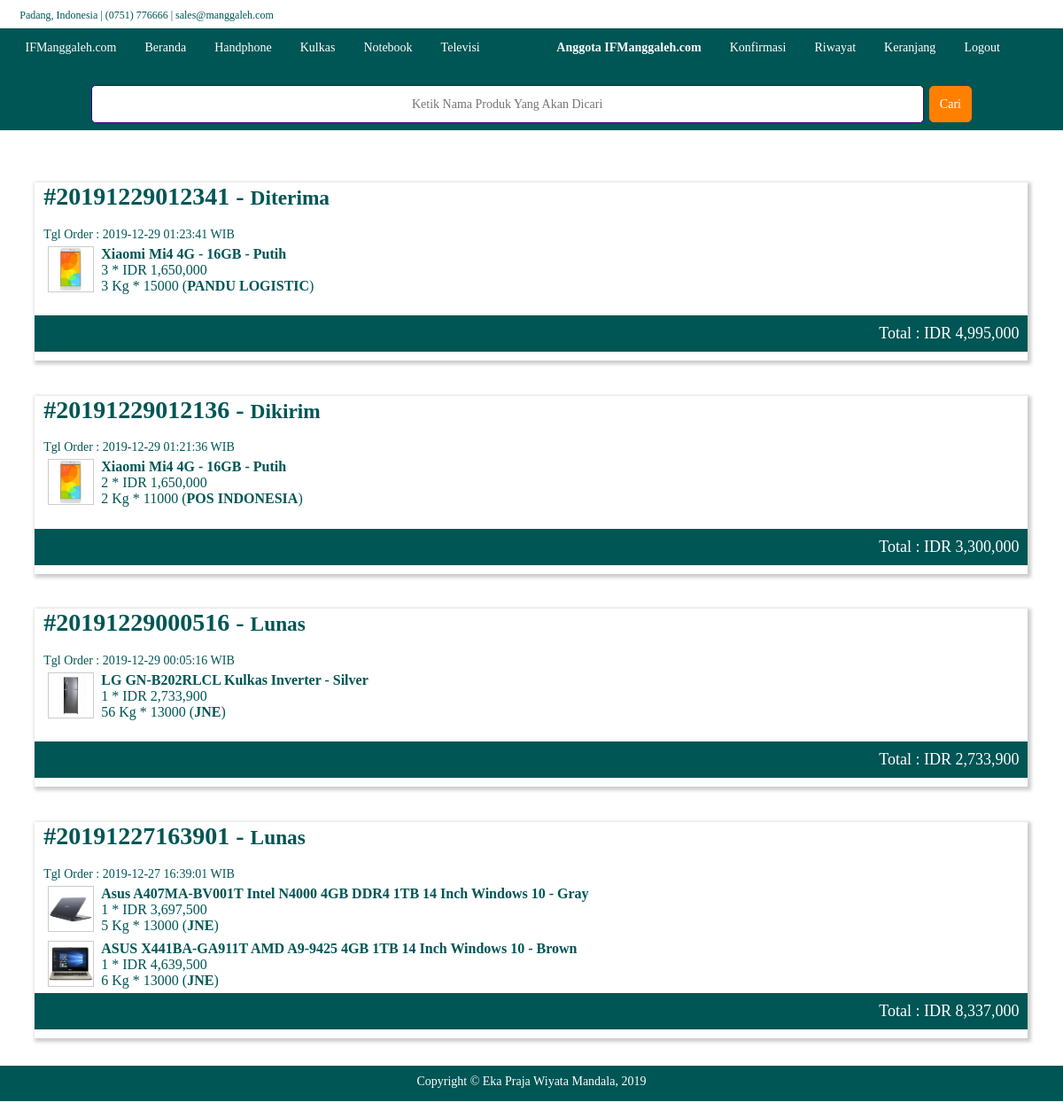
Screenshot of /?p=riwayat&idag=1 (signed in) with the database file from the repository.
### tables this page shows
CREATE TABLE IF NOT EXISTS `kategori` (
  `idkat` int(11) NOT NULL AUTO_INCREMENT,
  `idadmin` int(11) NOT NULL,
  `namakat` varchar(40) NOT NULL,
  `ketkat` text NOT NULL,
  `tglkat` datetime NOT NULL DEFAULT '0000-00-00 00:00:00',
  PRIMARY KEY (`idkat`)
);

CREATE TABLE IF NOT EXISTS `anggota` (
  `idanggota` int(11) NOT NULL AUTO_INCREMENT,
  `email` varchar(50) NOT NULL,
  `password` varchar(20) NOT NULL,
  `nama` varchar(50) NOT NULL,
  `jk` char(1) NOT NULL,
  `tgllahir` date NOT NULL DEFAULT '0000-00-00',
  `alamat` text NOT NULL,
  `nohp` varchar(15) NOT NULL,
  `foto` text NOT NULL,
  `tgldaftar` datetime NOT NULL DEFAULT '0000-00-00 00:00:00',
  PRIMARY KEY (`idanggota`)
);

CREATE TABLE IF NOT EXISTS `orders` (
  `idorder` int(11) NOT NULL AUTO_INCREMENT,
  `noorder` double NOT NULL,
  `idanggota` int(11) NOT NULL,
  `alamatkirim` text NOT NULL,
  `total` double NOT NULL,
  `tglorder` datetime NOT NULL DEFAULT '0000-00-00 00:00:00',
  `statusorder` varchar(20) NOT NULL,
  PRIMARY KEY (`idorder`)
);

CREATE TABLE IF NOT EXISTS `orderdetail` (
  `idorder` int(11) NOT NULL,
  `idproduk` int(11) NOT NULL,
  `idjasa` int(11) NOT NULL,
  `jumlahbeli` int(11) NOT NULL,
  `subtotal` double NOT NULL
);

CREATE TABLE IF NOT EXISTS `produk` (
  `idproduk` int(11) NOT NULL AUTO_INCREMENT,
  `idkat` int(11) NOT NULL,
  `idadmin` int(11) NOT NULL,
  `nama` varchar(100) NOT NULL,
  `harga` double NOT NULL,
  `stok` int(11) NOT NULL,
  `spesifikasi` text NOT NULL,
  `detail` text NOT NULL,
  `diskon` int(11) NOT NULL,
  `berat` float NOT NULL,
  `isikotak` text NOT NULL,
  `foto1` text NOT NULL,
  `foto2` text NOT NULL,
  `tglproduk` datetime NOT NULL DEFAULT '0000-00-00 00:00:00',
  PRIMARY KEY (`idproduk`)
);

CREATE TABLE IF NOT EXISTS `jasakirim` (
  `idjasa` int(11) NOT NULL AUTO_INCREMENT,
  `idadmin` int(11) NOT NULL,
  `nama` varchar(30) NOT NULL,
  `logo` text NOT NULL,
  `detail` text NOT NULL,
  `tarif` double NOT NULL,
  PRIMARY KEY (`idjasa`)
);

### riwayat.php (the view, shortened to what this page needs)
<p><div class="container5">
  <div class="grid">
    <div class="dh12">
  <?php
  $sqlo = mysqli_query($kon, "select * from orders where idanggota='$rag[idanggota]' order by tglorder desc");
  while($ro = mysqli_fetch_array($sqlo)){
 	$sqlod = mysqli_query($kon, "select * from orders where idorder='$ro[idorder]'");
  	echo "<div class='dh12'>";
	echo "<div class='card'>";
	echo "<div class='isicard'>";
	echo "<h1>#$ro[noorder] - <small>$ro[statusorder]</small></h1>";
  	echo "Tgl Order : $ro[tglorder] WIB<br>";
	echo "<table border='0' cellpadding='3px'>";
	$sqlordt = mysqli_query($kon, "select * from orderdetail where idorder='$ro[idorder]'");
	while($rordt = mysqli_fetch_array($sqlordt)){
	  $sqlpr = mysqli_query($kon, "select * from produk where idproduk='$rordt[idproduk]'");
	  $rpr = mysqli_fetch_array($sqlpr);
	  $sqlj = mysqli_query($kon, "select * from jasakirim where idjasa='$rordt[idjasa]'");
	  $rj = mysqli_fetch_array($sqlj);
      $disk = ($rpr["harga"] * $rpr["diskon"]) / 100;
      $hargabaru = $rpr["harga"] - $disk;
      $hrgbr = number_format($hargabaru);
      $brt = $rordt["jumlahbeli"] * $rpr["berat"];
	  echo "<tr valign='top'><td><img src='fotoproduk/$rpr[foto1]' height='50px;'></td>
	  <td><b>$rpr[nama]</b><br>$rordt[jumlahbeli] * IDR $hrgbr <br>$brt Kg * $rj[tarif] (<b>$rj[nama]</b>)</td></tr>";
	}
	echo "</table>";
	$total = number_format($ro["total"]);
	echo "</div>";
	echo "<div class='kepalacard'>Total : IDR $total</div>";
	echo "</div><br>";
	echo "</div>";
  }
  ?>
    </div>
  </div>
</div>

### menu.php (shortened to what this page needs)
<div class="container2">
  <div class="grid">
   <div class="topnav" id="myTopnav">
    <div class="dh6">
        <a href="<?php echo "?p=beranda"; ?>">IFManggaleh.com</a>
        <?php
		if($_GET["p"] == "beranda"){
		  $pilih = " class='pilih'";
		}else{
		  $pilih = "";
		}
		echo "<a href='?p=beranda' $pilih>Beranda</a>";
        $sqlk = mysqli_query($kon, "select * from kategori order by namakat asc");
		while($rk = mysqli_fetch_array($sqlk)){
		  if($_GET["idk"] == $rk["idkat"]){
		    $pil = " class='pilih'";
		  }else{
		    $pil = "";
		  }
		  echo "<a href='?p=home&idk=$rk[idkat]' $pil>$rk[namakat]</a>";
		}
		?>
      </div>
      <div class="dh6">
 		<?php
		if(!empty($_SESSION["userag"]) and !empty($_SESSION["passag"])){
		  echo "<a><b>$rag[nama]</b></a>";
          echo "<a href='?p=konfirmasi&idag=$rag[idanggota]'>Konfirmasi</a>";
          echo "<a href='?p=riwayat&idag=$rag[idanggota]'>Riwayat</a>";
          echo "<a href='?p=keranjangbelanja&idag=$rag[idanggota]'>Keranjang</a>";
          echo "<a href='?p=logout'>Logout</a>";
		}else{
          echo "<a href='?p=register'>Register</a>";
          echo "<a href='?p=login'>Login</a>";
		}
		?>
      </div>
    </div>
  </div>
</div>

### style.css (style rules this page uses)
.container2 { height:50px; background-color:#005555; color:#FFFFFF; font-size:24px; }
.container5 { margin-top:30px; height:auto; padding:10px; color:#005555; font-size:14px; }
.grid { width:100%; overflow:hidden; }
.dh6 { width:47.91%; }
.dh12 { width:97.91%; }
.dh1, .dh2, .dh3, .dh4, .dh5, .dh6, .dh7, .dh8, .dh9, .dh10, .dh11, .dh12 { float:left; display:inline; margin:0 1.04%; }
.topnav { overflow: hidden; background-color: #005555; }
.topnav a { float: left; display: block; color: #FFFFFF; padding: 14px 16px; text-decoration: none; font-size: 14px; }
a { color:#FF6600; text-decoration:none; }
.card { margin:5px; min-height:100px; border:thin; box-shadow: 2px 2px 4px 2px rgba(0,0,0,0.2); padding-bottom:10px; }
.kepalacard { padding:10px; background-color:#005555; color:#FFFFFF; font-family:Century Gothic; font-size:18px; text-align:right; }
.isicard { padding-left:10px; padding-right:10px; background-color:#FFFFFF; color:#005555; min-height:150px; font-size:14px; }
.isicard hr, .isicard img { border:1px solid rgba(0,0,0,0.2); }

### rows the page displays
kategori: namakat "Handphone"
kategori: namakat "Kulkas"
kategori: namakat "Notebook"
kategori: namakat "Televisi"
anggota: nama "Anggota IFManggaleh.com"
orders: noorder "20191229012341", statusorder "Diterima", tglorder "2019-12-29 01:23:41", total "4,995,000"
orderdetail: idproduk.foto1 (picture), idproduk.nama "Xiaomi Mi4 4G - 16GB - Putih", jumlahbeli "3", idproduk.diskon "1,650,000", idjasa.tarif "15000", idjasa.nama "PANDU LOGISTIC"
orders: noorder "20191229012136", statusorder "Dikirim", tglorder "2019-12-29 01:21:36", total "3,300,000"
orderdetail: idproduk.foto1 (picture), idproduk.nama "Xiaomi Mi4 4G - 16GB - Putih", jumlahbeli "2", idproduk.diskon "1,650,000", idjasa.tarif "11000", idjasa.nama "POS INDONESIA"
orders: noorder "20191229000516", statusorder "Lunas", tglorder "2019-12-29 00:05:16", total "2,733,900"
orderdetail: idproduk.foto1 (picture), idproduk.nama "LG GN-B202RLCL Kulkas Inverter - Silver", jumlahbeli "1", idproduk.diskon "2,733,900", jumlahbeli.berat "56", idjasa.tarif "13000", idjasa.nama "JNE"
orders: noorder "20191227163901", statusorder "Lunas", tglorder "2019-12-27 16:39:01", total "8,337,000"
orderdetail: idproduk.foto1 (picture), idproduk.nama "Asus A407MA-BV001T Intel N4000 4GB DDR4 1TB 14 Inch Windows 10 - Gray", jumlahbeli "1", idproduk.diskon "3,697,500", jumlahbeli.berat "5", idjasa.tarif "13000", idjasa.nama "JNE"
orderdetail: idproduk.foto1 (picture), idproduk.nama "ASUS X441BA-GA911T AMD A9-9425 4GB 1TB 14 Inch Windows 10 - Brown", jumlahbeli "1", idproduk.diskon "4,639,500", jumlahbeli.berat "6", idjasa.tarif "13000", idjasa.nama "JNE"
